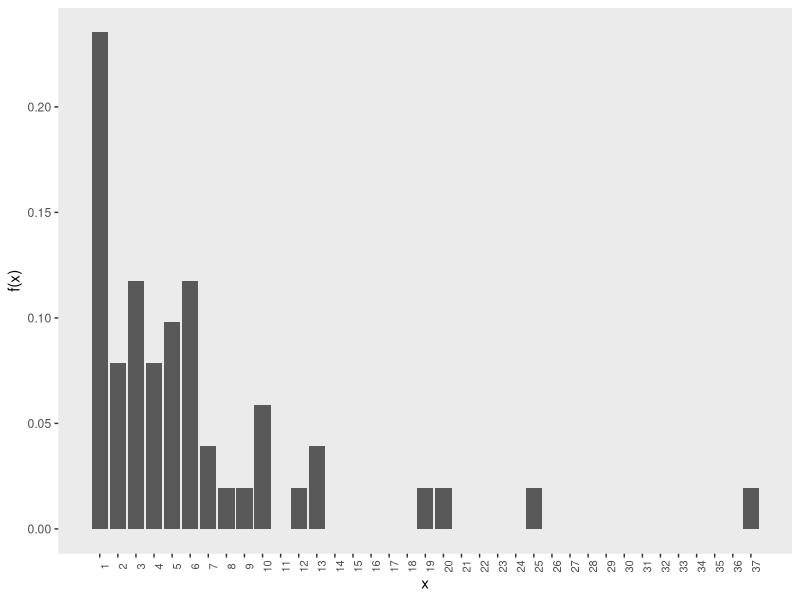
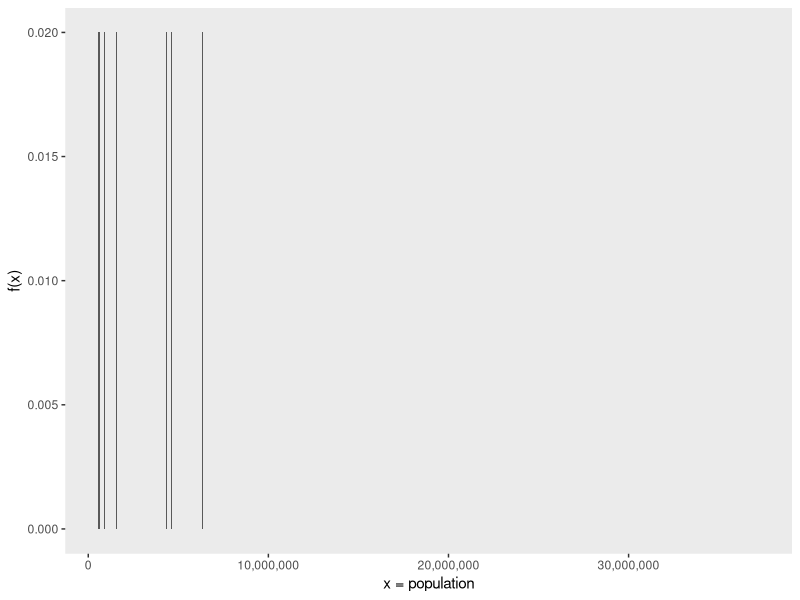
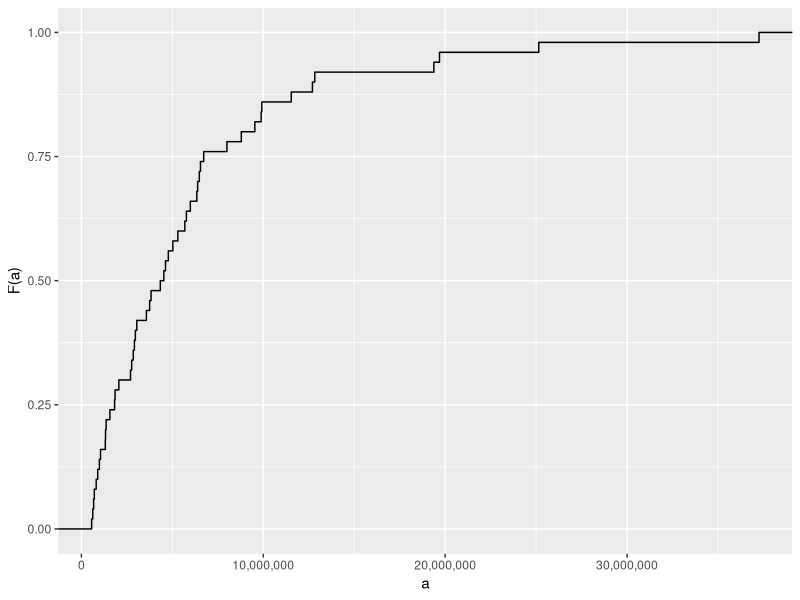
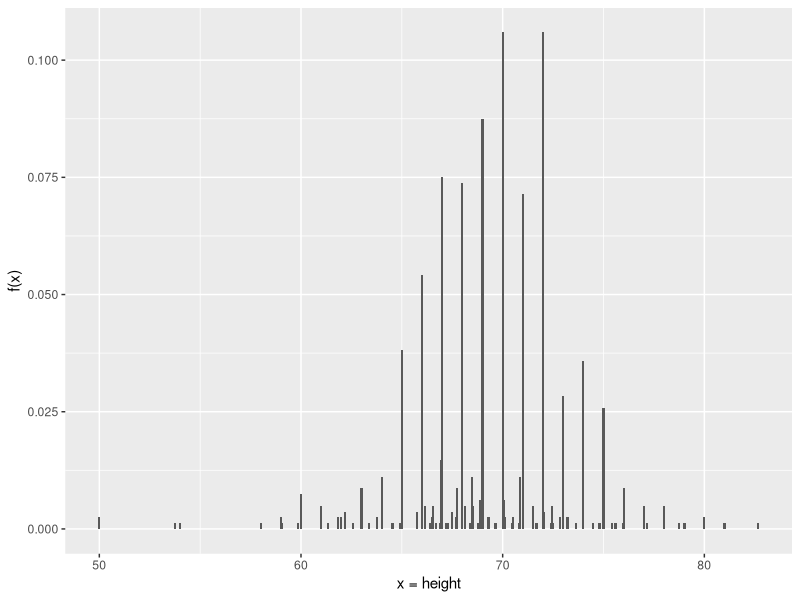
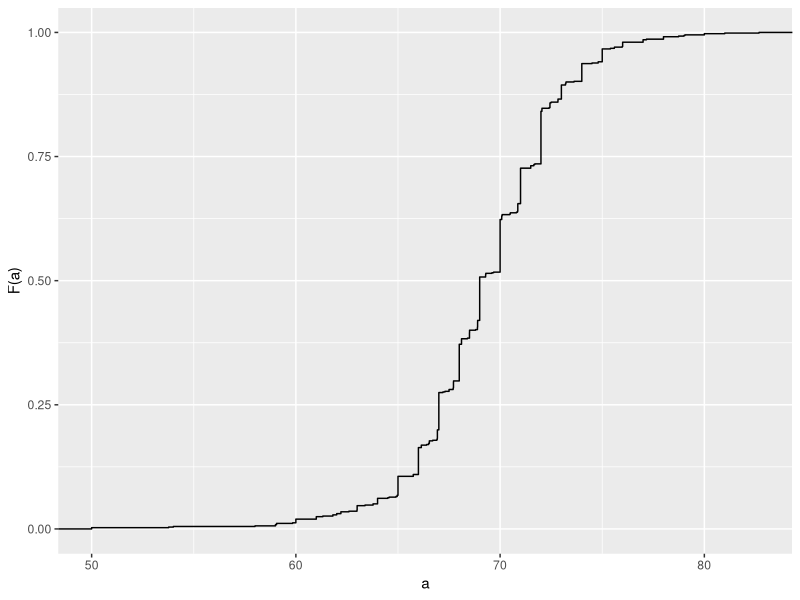
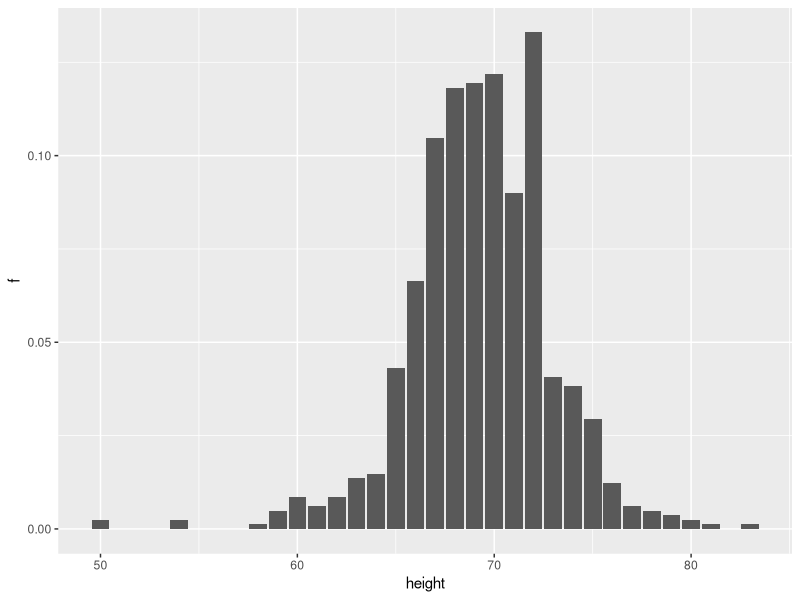
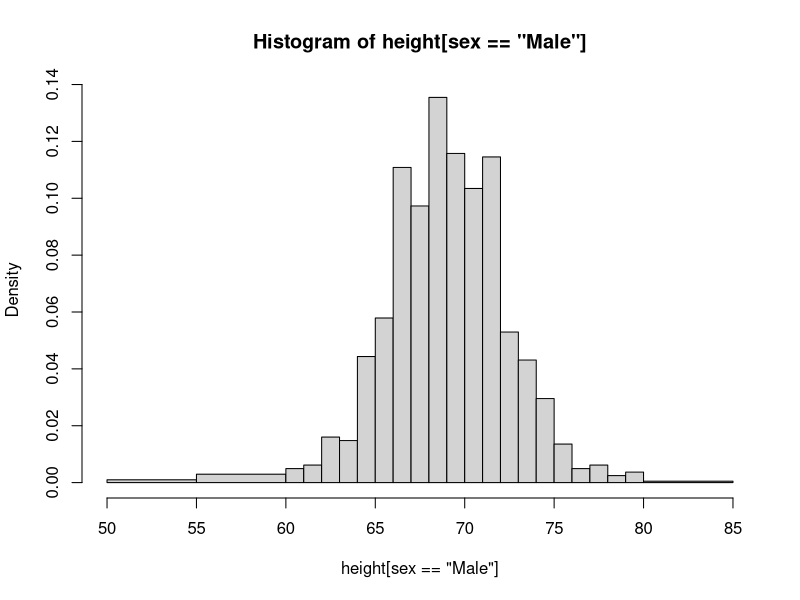
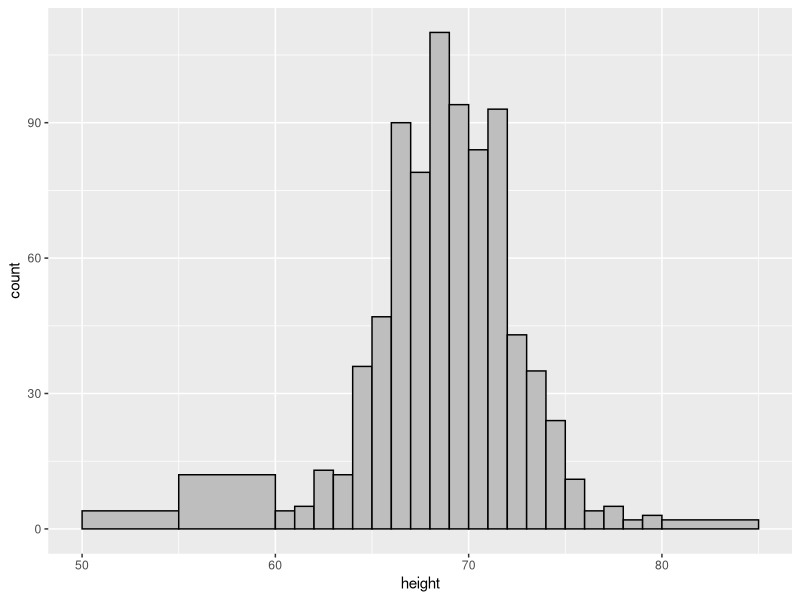

The R script that drew these images, in order:
## ---- chunk 1
#| cache: false
#| warning: false
#| message: false
#| echo: false

library(tidyverse)
library(dslabs)
library(scales)
## ---- chunk 2
library(dslabs)
str(heights)
## ---- chunk 3
prop.table(table(state.region))
## ---- chunk 4
#| echo: false
murders |> mutate(x = round(population/10^6)) |> count(x) |> mutate(f = n/sum(n)) |>
  ggplot(aes(x, f)) + geom_col() + 
  scale_x_continuous(breaks = seq(1, 37, by = 1)) +
  theme(axis.text.x = element_text(angle = 90, hjust = 0.5, size = 8)) +
  ylab("f(x)") + theme(panel.grid = element_blank())
## ---- chunk 5
#| echo: false
murders |> filter(state %in% state.name) |>
  count(population) |> mutate(f = n/sum(n)) |> ggplot(aes(population, f)) + 
  geom_col() + xlab("x = population") + ylab("f(x)") + theme(panel.grid = element_blank()) +
  ylab("f(x)") + theme(panel.grid = element_blank()) + 
  scale_x_continuous(labels = label_comma())
## ---- chunk 6
#| echo: false
murders |> filter(state %in% state.name) |>
  ggplot(aes(population)) + 
  stat_ecdf() +
  labs(x = "a", y = "F(a)") + 
  scale_x_continuous(labels = label_comma())
## ---- chunk 7
#| echo: false
heights |> filter(sex == "Male") |> 
  count(height) |> mutate(f = n/sum(n)) |> ggplot(aes(height, f)) + 
  geom_col(width = 0.1) +
  xlab("x = height") + ylab("f(x)")
## ---- chunk 8
#| echo: false
heights |> filter(sex == "Male") |> 
  ggplot(aes(height)) + 
  stat_ecdf() +
  labs(x = "a", y = "F(a)")
## ---- chunk 9
library(tidyverse)
heights |> filter(sex == "Male") |> 
  mutate(height = round(height)) |>
  count(height) |> mutate(f = n / sum(n)) |> 
  ggplot(aes(height, f)) + geom_col()
## ---- chunk 10
with(heights, hist(height[sex == "Male"], breaks = c(50, 55, 60:80, 85)))
## ---- chunk 11
heights |> filter(sex == "Male") |> ggplot(aes(x = height)) + 
  geom_histogram(breaks = c(50, 55, 60:80, 85), fill = "grey", color = "black")
## ---- chunk 12
heights |> filter(sex == "Male") |> 
  ggplot(aes(x = height, y = after_stat(density))) + 
  geom_histogram(breaks = c(50, 55, 60:80, 85), fill = "grey", color = "black")
## ---- chunk 13
#| echo: false
heights |> filter(sex == "Male") |> 
  ggplot(aes(height)) + geom_density(alpha = 0.2, fill = "#00BFC4")
## ---- chunk 14
set.seed(1988)
x <- data.frame(height = c(rnorm(1000000, 69, 3), rnorm(1000000, 65, 3)))
p1 <- x |> 
  ggplot(aes(x = height, y = after_stat(density))) + 
  geom_histogram(binwidth = 1, fill = "grey", color = "black") + 
  ggtitle("binwidth = 1")
p2 <- x |> 
  ggplot(aes(x = height, y = after_stat(density))) + 
  geom_histogram(binwidth = 0.5, fill = "grey", color = "black") + 
  ggtitle("binwidth = 0.5")
p3 <- x |> 
  ggplot(aes(x = height, y = after_stat(density))) + 
  geom_histogram(binwidth = 0.25, fill = "grey", color = "black") + 
  ggtitle("binwidth = 0.25")
library(gridExtra)
grid.arrange(p1, p2, p3, nrow = 1)
## ---- chunk 15
hist1 <- heights |> 
  filter(sex == "Male") |> 
  ggplot(aes(height)) +
  geom_histogram(aes(y = after_stat(density)), binwidth = 1, fill = "grey", color = "black") 

hist2 <- hist1 +
  geom_line(stat = 'density', lwd = 0.75)

hist3 <- hist1 + 
  geom_point(data = ggplot_build(hist2)$data[[1]], aes(x,y), col = "blue")

hist4 <- ggplot() + geom_point(data = ggplot_build(hist2)$data[[1]], aes(x,y), col = "blue") + 
  xlab("height") + ylab("density")

hist5 <- hist4 + geom_line(data = ggplot_build(hist2)$data[[2]], aes(x,y), lwd = 0.75)

hist6 <- heights |> 
  filter(sex == "Male") |> 
  ggplot(aes(height)) +
  geom_density(alpha = 0.2, fill = "#00BFC4", col = 0) +
  geom_line(stat = 'density', lwd = 0.75) +
  scale_y_continuous(limits = layer_scales(hist2)$y$range$range)
  
grid.arrange(hist1, hist3, hist4, hist5, hist2, hist6, nrow = 2)
## ---- chunk 16
p <- heights |> filter(sex == "Male") |> 
  ggplot(aes(height)) +
  geom_histogram(aes(y = after_stat(density)), binwidth = 1, alpha = 0.5) 

p1 <- p +  geom_line(stat = 'density', adjust = 0.5)
p2 <- p +  geom_line(stat = 'density', adjust = 2) 

library(gridExtra)
grid.arrange(p1, p2, ncol = 2)
## ---- chunk 17
d <- with(heights, density(height[sex == "Male"]))
tmp <- data.frame(height = d$x, density = d$y)
tmp |> ggplot(aes(height,density)) + geom_line() + 
  geom_area(aes(x = height, y = density), data = filter(tmp, between(height, 65, 68)), alpha = 0.2, fill = "#00BFC4")
## ---- chunk 18
heights |> 
  filter(sex == "Male") |> 
  ggplot(aes(height)) + 
  geom_density(alpha = 0.2, fill = "#00BFC4")
## ---- chunk 19
library(ggplot2)
library(dplyr)
set.seed(42)

df <- data.frame(
  value = c(rnorm(10000, 0, 0.75),
            rexp(10000, 1) - 2.5,
            -rexp(10000, 1) + 2.5,
            c(rnorm(9000, -1, 0.5), rnorm(1000, 2, 0.5))),
  type = rep(c("Bell shaped", "Right-skewed", "Left-skewed", "Bimodal"), each = 10000)) |>
  mutate(type = factor(type, levels = c("Bell shaped","Bimodal","Right-skewed","Left-skewed")))


ggplot(df, aes(value, fill = type)) +
  geom_density(alpha = 0.6, color = "black", adjust = 2, show.legend = FALSE) +
  facet_wrap(~type, ncol = 2, scales = "free_y") +
  theme_minimal() +
  coord_cartesian(xlim = c(-3.5, 3.5)) +
   theme(axis.text.x = element_blank(),
        axis.ticks.x = element_blank(),
        axis.text.y = element_blank(),
        axis.ticks.y = element_blank()) +
  labs(y = "", x = "")
## ---- chunk 20
library(dslabs)
ds_theme_set()
murders |> group_by(region) |>
  summarize(n = n()) |>
  mutate(Proportion = n/sum(n), 
         region = reorder(region, Proportion)) |>
  ggplot(aes(x = region, y = Proportion, fill = region)) + 
  geom_bar(stat = "identity", show.legend = FALSE) + 
  xlab("")
## ---- chunk 21
heights |> filter(sex == "Male") |> ggplot(aes(height)) + 
  stat_ecdf() +
  ylab("F(a)") + xlab("a")
## ---- chunk 22
murders |> mutate(murder_rate = total/population * 10^5) |>
  ggplot(aes(murder_rate)) + 
  stat_ecdf() +
  ylab("F(a)") + xlab("a")
## ---- chunk 23
heights |> 
  filter(sex == "Male") |> 
  ggplot(aes(height)) + 
  geom_histogram(binwidth = 1, color = "black")
## ---- chunk 24
murders |> ggplot(aes(x = population/10^6)) + 
  geom_density(fill = "grey") + 
  scale_x_log10() +
  xlab("Population in millions")
## ---- chunk 25
library(gridExtra)
p1 <- murders |> ggplot(aes(x = population/10^6)) + 
  geom_density(fill = "grey", bw = 5) + xlab("Population in millions") + ggtitle("1")
p2 <- murders |> ggplot(aes(x = population/10^6)) + 
  geom_density(fill = "grey", bw = .05) + scale_x_log10() + xlab("Population in millions") + ggtitle("2")
p3 <- murders |> ggplot(aes(x = population/10^6)) + 
  geom_density(fill = "grey", bw = 1) + scale_x_log10() + xlab("Population in millions") + ggtitle("3")
grid.arrange(p1,p2,p3,ncol = 2)
